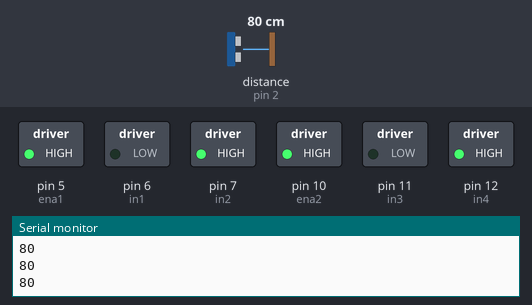
A sketch run on a simulated Arduino Uno, built with avr-gcc and run on an emulated ATmega328P. Shown: switched loads named in the sketch (green lamp = pin HIGH), the last lines printed to the serial monitor. Wiring (inferred from the names in the program): ultrasonic range finder: trigger pin 3; echo pin 2. Dashed ring = blinking. The inputs (shaded band) are chosen by the test bench; at power-on: distance to the obstacle (sensor on pin 2) 80 cm. The echo pulse lasts 58.3 µs per cm; pins used as bus, display or sensor lines are not drawn.

Above: at 1.2 s.
1.3 s: distance to the obstacle (sensor on pin 2) set to 55 cm
2.8 s: distance to the obstacle (sensor on pin 2) set to 48 cm
At 4.18 s:
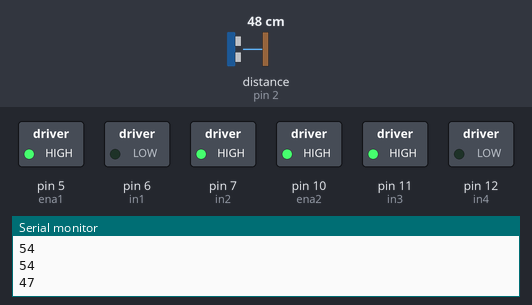
5.8 s: distance to the obstacle (sensor on pin 2) set to 60 cm
At 7.6 s:
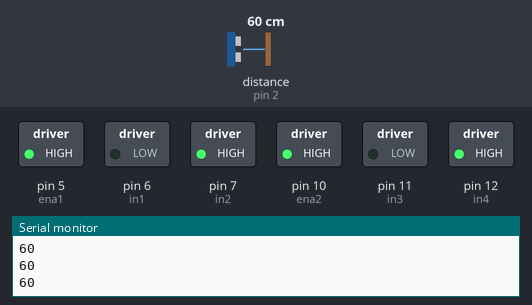
8.0 s: distance to the obstacle (sensor on pin 2) set to 2 cm
At 8.12 s:
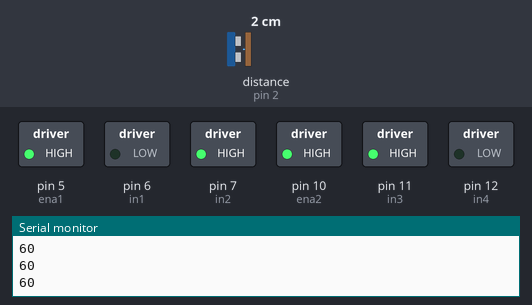
Timing chart, 0 to 12.0 s (numbered marks = the images above; inputs shaded):
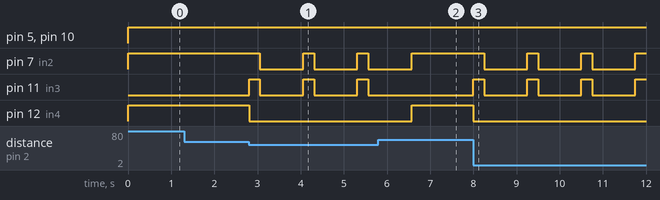

The sketch:

4wdcar.ino
```cpp
// hardware used:
/*
  arduino uno
  car chassis
  1 H-bridge
  4 dc motors
  4 wheels
  ultrasonic sensor

*/
//Hbridge connections
int ena1=5; //controls speed by having a number between 1 and 255

int in1=6;   // controls direction by having one on and one off
int in2=7;

int ena2=10; // same as above but for the other set
int in3=11;
int in4=12;

int trigpin=3; //ultrasonic pins
int echopin=2;
int distance;

void setup()
{
	pinMode(ena1, OUTPUT);
	pinMode(in1, OUTPUT);
 	pinMode(in2, OUTPUT);

  pinMode(ena2, OUTPUT);
	pinMode(in3, OUTPUT);
 	pinMode(in4, OUTPUT);

  pinMode(trigpin,OUTPUT);
  pinMode(echopin, INPUT);

  Serial.begin(9600);  // used to watch the distance calculated by the ultrasonic
}
void ultrasonic(){
  float duration=0;
  	//sending out an ultrasonic wave
	digitalWrite(trigpin, LOW);
  	delayMicroseconds(2);
  	digitalWrite(trigpin, HIGH);
  	delayMicroseconds(10);
  	digitalWrite(trigpin, LOW);

  	//recieving it
  	duration= pulseIn(echopin, HIGH);
  	distance=(0.0343*duration)/2;
      //s=d/t
      //d=s*t
}

void forward(int num){    //move forward and num controls speed and to be a number : 0-255
  digitalWrite(in1,HIGH);
  digitalWrite(in2,LOW);
  analogWrite(ena1,255);

  digitalWrite(in3,HIGH);
  digitalWrite(in4,LOW);
  analogWrite(ena2,num);

}
void backward(int num){   //move backward and num controls speed and to be a number : 0-255
  digitalWrite(in1,LOW);
  digitalWrite(in2,HIGH);
  analogWrite(ena1,num);

  digitalWrite(in3,LOW);
  digitalWrite(in4,HIGH);
  analogWrite(ena2,255);
}
void stop(){
  digitalWrite(in1,LOW);
  digitalWrite(in2,LOW);

  digitalWrite(in3,LOW);
  digitalWrite(in4,LOW);

}
void rotateclockwise(){ //spins in place
  digitalWrite(in2,HIGH);
  digitalWrite(in1,LOW);
  analogWrite(ena1,255);

  digitalWrite(in3,HIGH);
  digitalWrite(in4,LOW);
  analogWrite(ena2,255); //2 seconds at full speed is 360° /2π
}
void rotateright(){
  digitalWrite(in1,HIGH);
  digitalWrite(in2,LOW);
  analogWrite(ena1,255);

  digitalWrite(in4,HIGH);
  digitalWrite(in3,LOW);
  analogWrite(ena2,127);
}
void turn45degclockwise(){  // turns 45 degrees since time is 1/4 second
  digitalWrite(in2,HIGH);
  digitalWrite(in1,LOW);
  analogWrite(ena1,255);

  digitalWrite(in3,HIGH);
  digitalWrite(in4,LOW);
  analogWrite(ena2,255);
  delay(250);
  stop();
}
void turn45deganticlockwise(){
  digitalWrite(in1,HIGH);
  digitalWrite(in2,LOW);
  analogWrite(ena1,255);

  digitalWrite(in3,HIGH);
  digitalWrite(in4,LOW);
  analogWrite(ena2,255);
  delay(250);
  stop();
}


void loop(){
  ultrasonic(); //// constantly calculates and updates the distance variable

  if (distance>50){
    backward(255);  // was backward as the ultrasonic sensor was installed on the back
  }
  else {
    stop();
    turn45degclockwise();
    delay(1000);
  }
  Serial.println(distance);

}
```

Measured:
- the behaviour switches between 52 and 51 cm on distance to the obstacle (sensor on pin 2) (found by bisection; images 0 and 1)
- after the input at 2.8 s, pin 7 (in2): alternates HIGH for 0.25 s and LOW for 1.0 s, starting after 0.26 s; pin 11 (in3): alternates HIGH for 0.25 s and LOW for 1.0 s, starting at once; pin 12 (in4): HIGH → LOW at once
- after the input at 5.8 s, pin 7 (in2): goes on until 6.6 s, then stays HIGH; pin 11 (in3): stays LOW (without the input it goes to HIGH after 0.77 s); pin 12 (in4): LOW → HIGH after 0.77 s
- after the input at 8.0 s, pin 7 (in2): alternates HIGH for 0.25 s and LOW for 1.0 s, starting after 0.25 s; pin 11 (in3): alternates HIGH for 0.25 s and LOW for 1.0 s, starting at once; pin 12 (in4): HIGH → LOW at once
